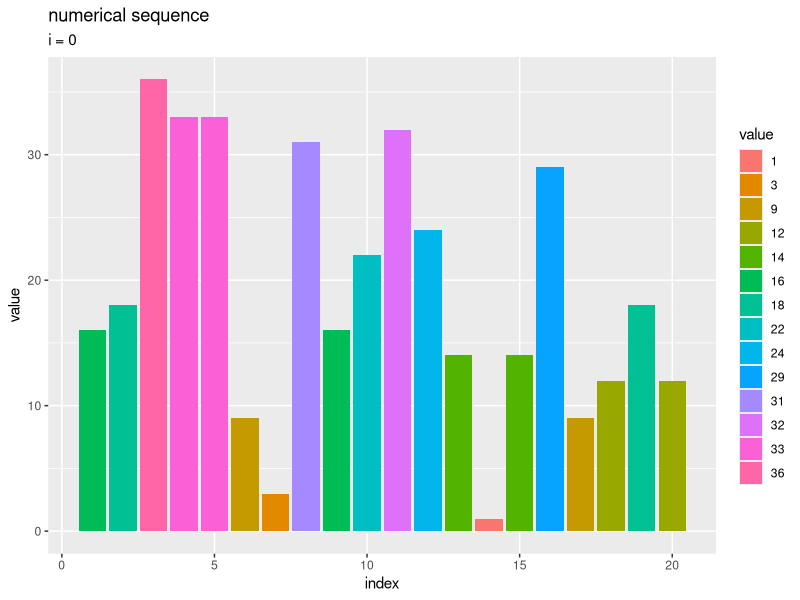
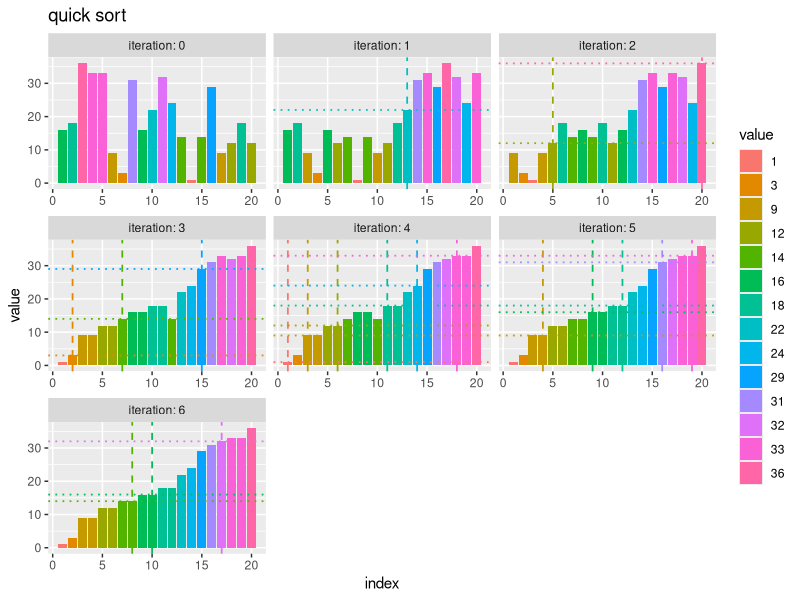

Write the R code that produced these figures, in order. (Note: this script raises an error after producing the figures.)

# ch12.5 クイックソート ----------------------------------------------------------

# 利用パッケージ
library(tidyverse)
library(gganimate)

# チェック用
library(ggplot2)


# 実装 ----------------------------------------------------------------------

# クイックソートの実装
quick_sort <- function(vec) {
  
  # 要素数を取得
  l <- 1
  r <- length(vec)
  
  # 要素数が1なら再帰的に処理を終了
  if(r == 1) return(vec)
  
  # ピボットを設定
  p_idx <- (l + r) %/% 2 # (中点で固定)
  p_val <- vec[p_idx]
  
  # ピボットを最後尾と入替
  vec[p_idx] <- vec[r]
  vec[r]     <- p_val
  
  # ピボット未満の値を探索:(j < r)
  i <- l
  for(j in l:(r-1)) { # (ピボットを除く)
    if(vec[j] < p_val) {
      
      # i番目とj番目の値と入替
      vec[l:r] <- replace(x = vec, list = c(i, j), values = vec[c(j, i)])
      i <- i + 1
    }
  }
  
  # ピボットを境界と入替
  vec[r] <- vec[i]
  vec[i] <- p_val
  
  # ピボット前後で分割してソート
  vec[l:(i-1)] <- quick_sort(vec[l:(i-1)])
  if(i < r) { # (境界が最後尾なら不要)
    vec[(i+1):r] <- quick_sort(vec[(i+1):r])
  }
  
  # 数列を出力
  return(vec)
}


# 要素数を指定
N <- 100

# 数列を生成
a <- sample(x = 1:(2*N), size = N, replace = TRUE)
a <- rnorm(n = N, mean = 0, sd = 10) |> 
  round(digits = 1)
a

# ソート
quick_sort(a)


# 可視化 ---------------------------------------------------------------------

# ピボットの設定の実装
pivot_split <- function(value, index, left, right) {
  
  # 全体の要素数を取得
  val_vec <- value
  idx_vec <- index
  N       <- length(val_vec)
  
  # 分割範囲を取得
  l <- left
  r <- right
  
  # 分割範囲の要素数が1なら終了
  if(r - l < 1) {
    
    # リストに格納
    lt <- list(value = val_vec, index = idx_vec, new_index = l, pivot_index = l)
    
    # 結果を出力
    return(lt)
  }
  
  # ピボットを設定
  p_idx <- (l + r) %/% 2 # (中点で固定)
  p_val <- val_vec[p_idx]
  
  # ピボットを最後尾と入替
  val_vec[1:N] <- replace(x = val_vec, list = c(p_idx, r), values = c(val_vec[r], p_val))
  idx_vec[1:N] <- replace(x = idx_vec, list = c(p_idx, r), values = idx_vec[c(r, p_idx)])
  
  # ピボット未満の値を探索:(j < r)
  i <- l
  for(j in l:(r-1)) { # (ピボットを除く)
    if(val_vec[j] < p_val) {
      
      # j番目を境界と入替
      val_vec[1:N] <- replace(x = val_vec, list = c(i, j), values = val_vec[c(j, i)])
      idx_vec[1:N] <- replace(x = idx_vec, list = c(i, j), values = idx_vec[c(j, i)])
      
      # 境界位置をカウント
      i <- i + 1
    }
  }
  
  # ピボットを境界と入替
  val_vec[1:N] <- replace(x = val_vec, list = c(r, i), values = c(val_vec[i], p_val))
  idx_vec[1:N] <- replace(x = idx_vec, list = c(r, i), values = idx_vec[c(i, r)])
  
  # リストに格納
  lt <- list(value = val_vec, index = idx_vec, new_index = i, old_index = p_idx)
  
  # 結果を出力
  return(lt)
}


# 要素数を指定
N <- 20

# 数列を生成
a <- sample(x = 1:(N*2), size = N, replace = TRUE)
a; table(a)

# 数列の初期値を格納
tmp_df <- tibble::tibble(
  iteration = 0,   # 試行回数
  id        = 1:N, # 元のインデックス
  index     = 1:N, # 各試行のインデックス
  value     = a,   # 数列
  pivot_flag       = FALSE, # 各試行のピボット
  trace_pivot_flag = FALSE  # 各試行までのピボット
)

# 数列を作図
ggplot() + 
  geom_bar(data = tmp_df, 
           mapping = aes(x = index, y = value, fill = factor(value)), stat = "identity") + 
  theme(panel.grid.minor.x = element_blank()) + 
  labs(title = "numerical sequence", 
       subtitle = paste0("i = ", unique(tmp_df[["iteration"]])), 
       fill = "value", 
       x = "index", y = "value")


# 作図用のオブジェクトを初期化
id_vec          <- 1:N
trace_pivot_vec <- rep(NA, times = N)
trace_df        <- tmp_df

# 試行回数を初期化
iter <- 0

# クイックソート
loop_flag <- TRUE
while(loop_flag) {
  
  # 試行回数をカウント
  iter <- iter + 1
  
  # 前回までのピボット位置を取得
  range_idx_vec <- trace_pivot_vec |> 
    (\(vec) {vec[!is.na(vec)]})() |> # 欠損値を除去
    (\(vec) {c(0, vec, N+1)})() # 範囲計算用の値を追加
  
  # 分割数(前回までのピボット数+1)を取得
  max_cnt <- length(range_idx_vec) - 1
  
  # 前回のピボット値を初期化
  pivot_val_vec <- rep(NA, times = N)
  
  # 分割範囲ごとに処理
  for(pivot_cnt in 1:max_cnt) {
    
    # 分割範囲を取得
    l <- range_idx_vec[pivot_cnt] + 1
    r <- range_idx_vec[pivot_cnt+1] - 1
    
    # 範囲がない(ピボットが隣り合う)なら次の範囲に移行
    if(l > r) next
    
    # ピボットを設定
    res_lt <- pivot_split(value = a, index = id_vec, left = l, right = r)
    a[1:N] <- res_lt[["value"]]     # ピボット前後に整理した数列
    id_vec <- res_lt[["index"]]     # 元のインデックス
    i      <- res_lt[["new_index"]] # 移動後のピボット位置
    p_idx  <- res_lt[["old_index"]] # 移動前のピボット位置
    
    # ピボットを格納
    pivot_val_vec[i]   <- a[i]
    trace_pivot_vec[i] <- i
  }
  
  # 全要素にピボットが割り当てられたら終了
  if(all(!is.na(trace_pivot_vec))) {
    loop_flag <- FALSE
  }
  
  # 数列とピボットを格納
  tmp_df <- tibble::tibble(
    iteration = iter, 
    id        = id_vec, 
    index     = 1:N, 
    value     = a, 
    trace_pivot_flag = !is.na(trace_pivot_vec) # 今回までのピボット
  ) |> 
    dplyr::mutate(
      pivot_flag = !is.na(pivot_val_vec) # 今回のピボット
    )
  
  # 数列とピボットを記録
  trace_df <- dplyr::bind_rows(trace_df, tmp_df)
  
  # 途中経過を表示
  print(paste0("--- iteration:", iter, " ---"))
  print(a)
  print(trace_pivot_vec)
}


# ピボットの推移を作成
target_df <- trace_df |> 
  dplyr::filter(pivot_flag) # 各試行のピボットデータを抽出

# 全試行の数列を作図
ggplot() + 
  geom_bar(data = trace_df, 
           mapping = aes(x = index, y = value, fill = factor(value)), stat = "identity") + # 全ての要素
  geom_vline(data = target_df, 
             mapping = aes(xintercept = index, color = factor(value)), 
             linewidth = 0.6, linetype = "dashed", show.legend = FALSE)  + # ピボット
  geom_hline(data = target_df, 
             mapping = aes(yintercept = value, color = factor(value)), 
             linewidth = 0.6, linetype = "dotted", show.legend = FALSE)  + # ピボットまでの上限値
  facet_wrap(iteration ~ ., scales = "free_x", labeller = label_both) + # 試行ごとに分割
  theme(panel.grid.minor.x = element_blank()) + 
  labs(title = "quick sort", 
       fill = "value", 
       x = "index", y = "value")


# ピボットの推移を作成
target_pivot_df <- dplyr::bind_rows(
  trace_df |> 
    dplyr::arrange(iteration, index) |> # フレーム調整用
    dplyr::group_by(id) |> # フレーム調整用
    dplyr::mutate(
      pivot_flag = dplyr::lead(pivot_flag, n = 1)
    ) |> # (表示フレームの調整用に)ピボット割り当て試行を1つ前に変更
    dplyr::ungroup() |> 
    dplyr::filter(pivot_flag) |> # 各試行のピボットデータを抽出
    dplyr::mutate(
      type = "dashed"
    ), 
  trace_df |> 
    dplyr::filter(trace_pivot_flag) |> # 過去試行のピボットデータを抽出
    dplyr::mutate(
      type = "dotted"
    )
) |> 
  dplyr::arrange(iteration, index)

# 分割範囲の推移を作成
target_range_df <- trace_df |> 
  # 範囲計算用の値を追加
  tibble::add_row(
    tidyr::expand_grid(
      iteration = 0:max(trace_df[["iteration"]]), 
      index     = c(0, N+1)
    ) |> # 全ての組み合わせを作成
      dplyr::mutate(
        pivot_flag       = FALSE, 
        trace_pivot_flag = TRUE
      )
  ) |> 
  dplyr::filter(trace_pivot_flag) |> 
  dplyr::arrange(iteration, index) |> # 値の計算用
  dplyr::group_by(iteration) |> # 値の計算用
  # 作図用の値を計算
  dplyr::mutate(
    iteration = iteration, 
    left   = index + 1, 
    right  = dplyr::lead(index, n = 1) - 1, 
    x      = 0.5 * (left + right), 
    y      = 0.5 * max(a), 
    width  = right - left + 1, 
    height = max(a) + 1
  ) |> 
  dplyr::ungroup() |> 
  dplyr::filter(width >= 1) |> 
  dplyr::select(iteration, left, right, x, y, width, height) |> 
  # ピボットデータを追加
  tibble::add_column(
    target_df |> 
      dplyr::select(id, index, value)
  )

# 重複ラベルを作成
dup_label_df <- trace_df |> 
  dplyr::arrange(iteration, id) |> # IDの割当用
  dplyr::group_by(iteration, value) |> # IDの割当用
  dplyr::mutate(
    dup_id = dplyr::row_number(id), # 重複要素にIDを割り当て
    dup_num = max(dup_id), # 重複の判定用
    dup_label = dplyr::if_else(
      condition = dup_num > 1, 
      true = paste0("(", dup_id, ")"), 
      false = ""
    ) # 重複要素のみラベルを作成
  ) |> 
  dplyr::ungroup() |> 
  dplyr::arrange(iteration, index)

# ソートのアニメーションを作図
graph <- ggplot() + 
  geom_bar(data = trace_df, 
           mapping = aes(x = index, y = value, 
                         fill = factor(value), group = factor(id)), 
           stat = "identity") + # 全ての要素
  geom_vline(data = target_pivot_df, 
             mapping = aes(xintercept = index, 
                           color = factor(value), linetype = type, group = factor(id)), 
             linewidth = 0.6, show.legend = FALSE)  + # ピボット
  geom_tile(data = target_range_df,
            mapping = aes(x = x, y = y, width = width, height = height, 
                          color = factor(value), group = factor(id)),
            alpha = 0, linewidth = 0.6, linetype = "dashed", show.legend = FALSE) + # 入替範囲
  geom_text(data = trace_df, 
            mapping = aes(x = index, y = 0, label = as.character(value), group = factor(id)), 
            vjust = -0.5, size = 5) + # 要素ラベル
  geom_text(data = dup_label_df, 
            mapping = aes(x = index, y = 1.5, label = dup_label, group = factor(id)), 
            vjust = -0.5, size = 5) + # 重複ラベル
  gganimate::transition_states(states = iteration, transition_length = 9, state_length = 1, wrap = FALSE) + # フレーム遷移
  gganimate::ease_aes("cubic-in-out") + # 遷移の緩急
  scale_linetype_identity() + 
  theme(panel.grid.minor.x = element_blank()) + 
  labs(title = "quick sort", 
       subtitle = "iteration : {next_state}", 
       fill = "value", 
       x = "index", y = "value")

# フレーム数を設定
frame_num <- max(trace_df[["iteration"]]) + 1

# 1試行当たりのフレーム数を指定
s <- 10

# 一時停止フレーム数を指定
p <- 10

# gif画像を作成
gganimate::animate(
  plot = graph, 
  nframes = (frame_num + 2*p)*s, start_pause = p, end_pause = p, fps = 40, 
  width = 800, height = 600, 
  renderer = gganimate::gifski_renderer()
)
